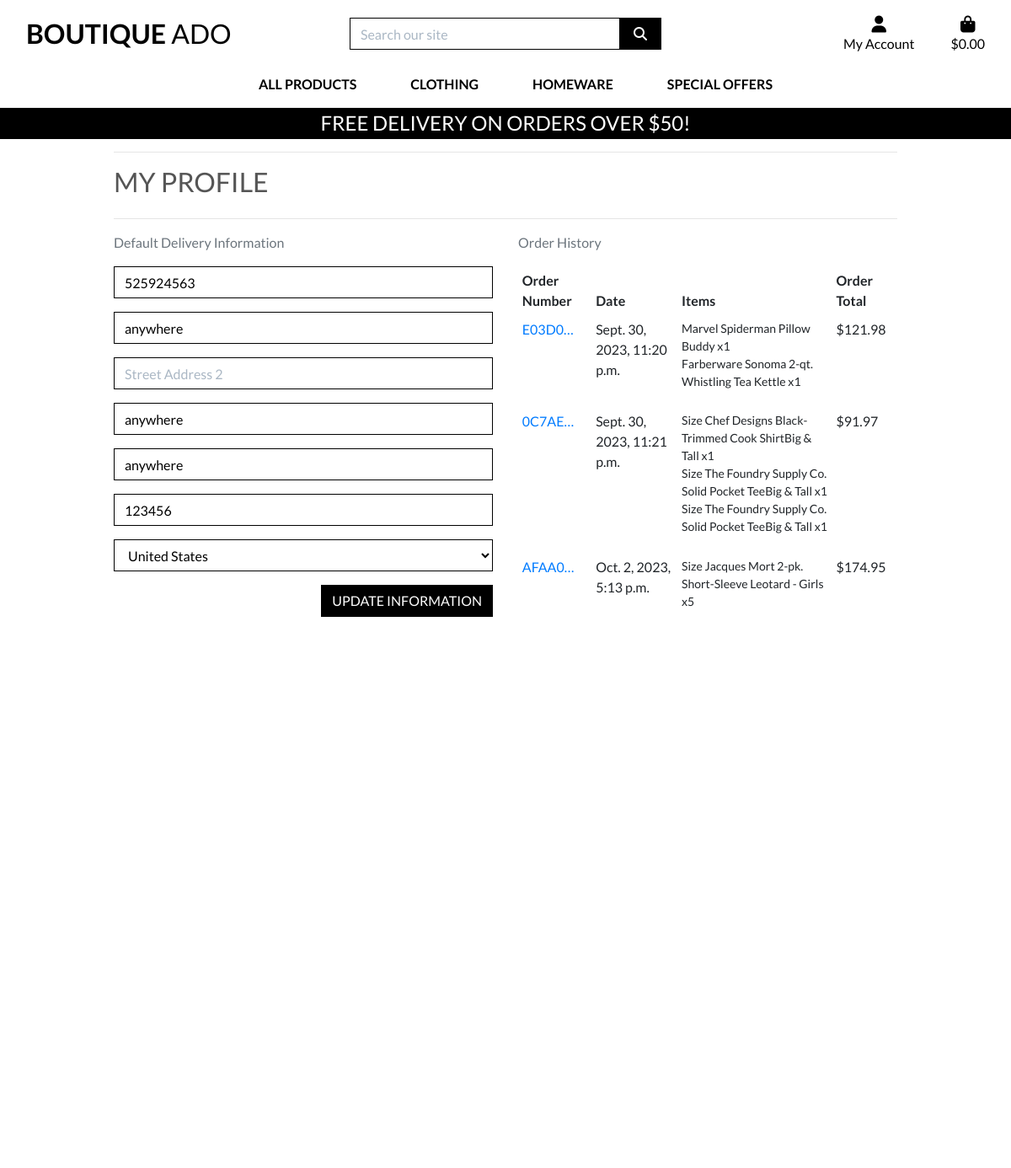
Page /profile/ (signed in) on the committed database.
### profiles/models.py (models this page shows, shortened)
class UserProfile(models.Model):
    user = models.OneToOneField(User, on_delete=models.CASCADE)
    default_phone_number = models.CharField(max_length=20, null=True, blank=True)
    default_street_address1 = models.CharField(max_length=80, null=True, blank=True)
    default_street_address2 = models.CharField(max_length=80, null=True, blank=True)
    default_town_or_city = models.CharField(max_length=40, null=True, blank=True)
    default_county = models.CharField(max_length=80, null=True, blank=True)
    default_postcode = models.CharField(max_length=20, null=True, blank=True)
    default_country = CountryField(blank_label='Country', null=True, blank=True)

### checkout/models.py (models this page shows, shortened)
class Order(models.Model):
    order_number = models.CharField(max_length=32, null=False, editable=False)
    user_profile = models.ForeignKey(UserProfile, on_delete=models.SET_NULL,
                                     null=True, blank=True, related_name='orders')
    full_name = models.CharField(max_length=50, null=False, blank=False)
    email = models.EmailField(max_length=254, null=False, blank=False)
    phone_number = models.CharField(max_length=20, null=False, blank=False)
    country = CountryField(blank_label='Country *', null=False, blank=False)
    postcode = models.CharField(max_length=20, null=True, blank=True)
    town_or_city = models.CharField(max_length=40, null=False, blank=False)
    street_address1 = models.CharField(max_length=80, null=False, blank=False)
    street_address2 = models.CharField(max_length=80, null=True, blank=True)
    county = models.CharField(max_length=80, null=True, blank=True)
    date = models.DateTimeField(auto_now_add=True)
    delivery_cost = models.DecimalField(max_digits=6, decimal_places=2, null=False, default=0)
    order_total = models.DecimalField(max_digits=10, decimal_places=2, null=False, default=0)
    grand_total = models.DecimalField(max_digits=10, decimal_places=2, null=False, default=0)
    original_bag = models.TextField(null=False, blank=False, default='')
    stripe_pid = models.CharField(max_length=254, null=False, blank=False, default='')

class OrderLineItem(models.Model):
    order = models.ForeignKey(Order, null=False, blank=False, on_delete=models.CASCADE, related_name='lineitems')
    product = models.ForeignKey(Product, null=False, blank=False, on_delete=models.CASCADE)
    product_size = models.CharField(max_length=2, null=True, blank=True) # XS, S, M, L, XL
    quantity = models.IntegerField(null=False, blank=False, default=0)
    lineitem_total = models.DecimalField(max_digits=6, decimal_places=2, null=False, blank=False, editable=False)

### products/models.py (models this page shows, shortened)
class Product(models.Model):
    category = models.ForeignKey('Category', null=True, blank=True, on_delete=models.SET_NULL)
    sku = models.CharField(max_length=254, null=True, blank=True)
    name = models.CharField(max_length=254)
    description = models.TextField()
    has_sizes = models.BooleanField(default=False, null=True, blank=True)
    price = models.DecimalField(max_digits=6, decimal_places=2)
    rating = models.DecimalField(max_digits=6, decimal_places=2, null=True, blank=True)
    image_url = models.URLField(max_length=1024, null=True, blank=True)
    image = models.ImageField(null=True, blank=True)

### profiles/views.py (the view)
# urls.py: path('profile/', include('profiles.urls')),
def profile(request):
    profile = get_object_or_404(UserProfile, user=request.user)
    if request.method == 'POST':
        form = UserProfileForm(request.POST, instance=profile)
        if form.is_valid():
            form.save()
            messages.success(request, 'Profile updated successfully')
    form = UserProfileForm(instance=profile)
    orders = profile.orders.all()
    template = 'profiles/profile.html'
    context = {
        'form': form,
        'orders': orders,
        'on_profile_page': True
    }
    return render(request, template, context)

### profiles/forms.py
class UserProfileForm(forms.ModelForm):
    class Meta:
        model = UserProfile
        exclude = ('user',)
    def __init__(self, *args, **kwargs):
        super().__init__(*args, **kwargs)
        placeholders = {
            'default_phone_number': 'Phone Number',
            'default_postcode': 'Postal Code',
            'default_town_or_city': 'Town or City',
            'default_street_address1': 'Street Address 1',
            'default_street_address2': 'Street Address 2',
            'default_county': 'County, State or Locality',
        }
        self.fields['default_phone_number'].widget.attrs['autofocus'] = True
        for field in self.fields:
            if field != 'default_country':
                if self.fields[field].required:
                    placeholder = f'{placeholders[field]} *'
                else:
                    placeholder = placeholders[field]
                self.fields[field].widget.attrs['placeholder'] = placeholder
            self.fields[field].widget.attrs['class'] = 'border-black rounded-0 profile-form-input'
            self.fields[field].label = False

### bag/contexts.py (called while the page is built, shortened)
def bag_contents(request):
    bag_items = []
    total = 0
    product_count = 0
    bag = request.session.get('bag', {})
    if total < settings.FREE_DELIVERY_THRESHOLD:
        delivery = total * Decimal(settings.STANDARD_DELIVERY_PERCENTAGE / 100)
        free_delivery_delta = settings.FREE_DELIVERY_THRESHOLD - total
    else:
        delivery = 0
        free_delivery_delta = 0
    grand_total = delivery + total
    context = {
        'bag_items': bag_items,
        'total': total,
        'product_count': product_count,
        'delivery': delivery,
        'free_delivery_delta': free_delivery_delta,
        'free_delivery_threshold': settings.FREE_DELIVERY_THRESHOLD,
        'grand_total': grand_total,
    }
    return context

### profiles/templates/profiles/profile.html (shortened to what this page needs)
{% extends "base.html" %}
{% load static %}
{% block extra_css %}
    <link rel="stylesheet" href="{% static 'profiles/css/profile.css' %}">
{% endblock %}
{% block page_header %}
    <div class="container header-container">
    </div>
{% endblock %}
{% block content %}
    <div class="overlay"></div>
    <div class="container">
        <div class="row">
            <div class="col">
                <hr>
                <h2 class="logo-font mb-4">My Profile</h2>
                <hr>
            </div>
        </div>
        <div class="row">
            <div class="col-12 col-lg-6">
                <p class="text-muted">Default Delivery Information</p>
                <form class="mt-3" action="{% url 'profile' %}" method="POST" id="profile-update-form">
                    {{ form|crispy }}
                    <button class="btn btn-black rounded-0 text-uppercase float-right">Update Information</button>
                </form>
            </div>
            <div class="col-12 col-lg-6">
                <p class="text-muted">Order History</p>
                <div class="order-history table-responsive">
                    <table class="table table-sm table-borderless">
                        <thead>
                            <tr>
                                <th>Order Number</th>
                                <th>Date</th>
                                <th>Items</th>
                                <th>Order Total</th>
                            </tr>
                        </thead>
                        <tbody>
                            {% for order in orders %}
                                <tr>
                                    <td>
                                        <a href="{% url 'order_history' order.order_number %}"
                                        title="{{ order.order_number }}">
                                            {{ order.order_number|truncatechars:6 }}
                                        </a>
                                    </td>
                                    <td>{{ order.date }}</td>
                                    <td>
                                        <ul class="list-unstyled">
                                            {% for item in order.lineitems.all %}
                                                <li class="small">
                                                    {% if item.product.has_sizes %}
                                                        Size {{ item.product.size|upper }}
                                                    {% endif %}{{ item.product.name }} x{{ item.quantity }}
                                                </li>
                                            {% endfor %}
                                        </ul>
                                    </td>
                                    <td>${{ order.grand_total }}</td>
                                </tr>
                            {% endfor %}
                        </tbody>
                    </table>
                </div>
            </div>
        </div>
{% endblock %}

### static/css/base.css (style rules this page uses)
html { height: 100%; }
body { background: url('/media/homepage_background_cropped.jpg') no-repeat center center fixed; background-size: cover; height: calc(100vh - 164px); color: #555; font-family: 'Lato'; }
.logo-font { text-transform: uppercase; }
.btn-black { background: black; color: white; }
.border-black { border: 1px solid black !important; }
.overlay { height: 100%; width: 100%; top: 0; left: 0; position: fixed; background: white; z-index: -1; }
@media (min-width: 1200px) { .container { max-width: 80%; } }
@media (min-width: 992px) { .header-container { padding-top: 164px; } }

### profiles/static/profiles/css/profile.css (style rules this page uses)
.order-history { max-height: 416px; overflow-y: auto; }
#profile-update-form .form-control { color: #000; }
#profile-update-form input::placeholder { color: #aab7c4; }
#id_default_country, #id_default_country option:not(:first-child) { color: #000; }

### rows in the picture
UserProfile: default_phone_number "525924563", default_street_address1 "anywhere", default_town_or_city "anywhere", default_county "anywhere", default_postcode "123456", default_country "United States"
Order: order_number "E03D0…", date "Sept. 30, 2023, 11:20 p.m.", grand_total "121.98"
OrderLineItem: product.name "Marvel Spiderman Pillow Buddy", quantity "1"
OrderLineItem: product.name "Farberware Sonoma 2-qt. Whistling Tea Kettle", quantity "1"
Order: order_number "0C7AE…", date "Sept. 30, 2023, 11:21 p.m.", grand_total "91.97"
OrderLineItem: product.name "Chef Designs Black-Trimmed Cook ShirtBig & Tall", quantity "1"
OrderLineItem: product.name "The Foundry Supply Co. Solid Pocket TeeBig & Tall", quantity "1"
OrderLineItem: product.name "The Foundry Supply Co. Solid Pocket TeeBig & Tall", quantity "1"
Order: order_number "AFAA0…", date "Oct. 2, 2023, 5:13 p.m.", grand_total "174.95"
OrderLineItem: product.name "Jacques Mort 2-pk. Short-Sleeve Leotard - Girls", quantity "5"

### other values in the picture
{{ free_delivery_threshold }} "50"
